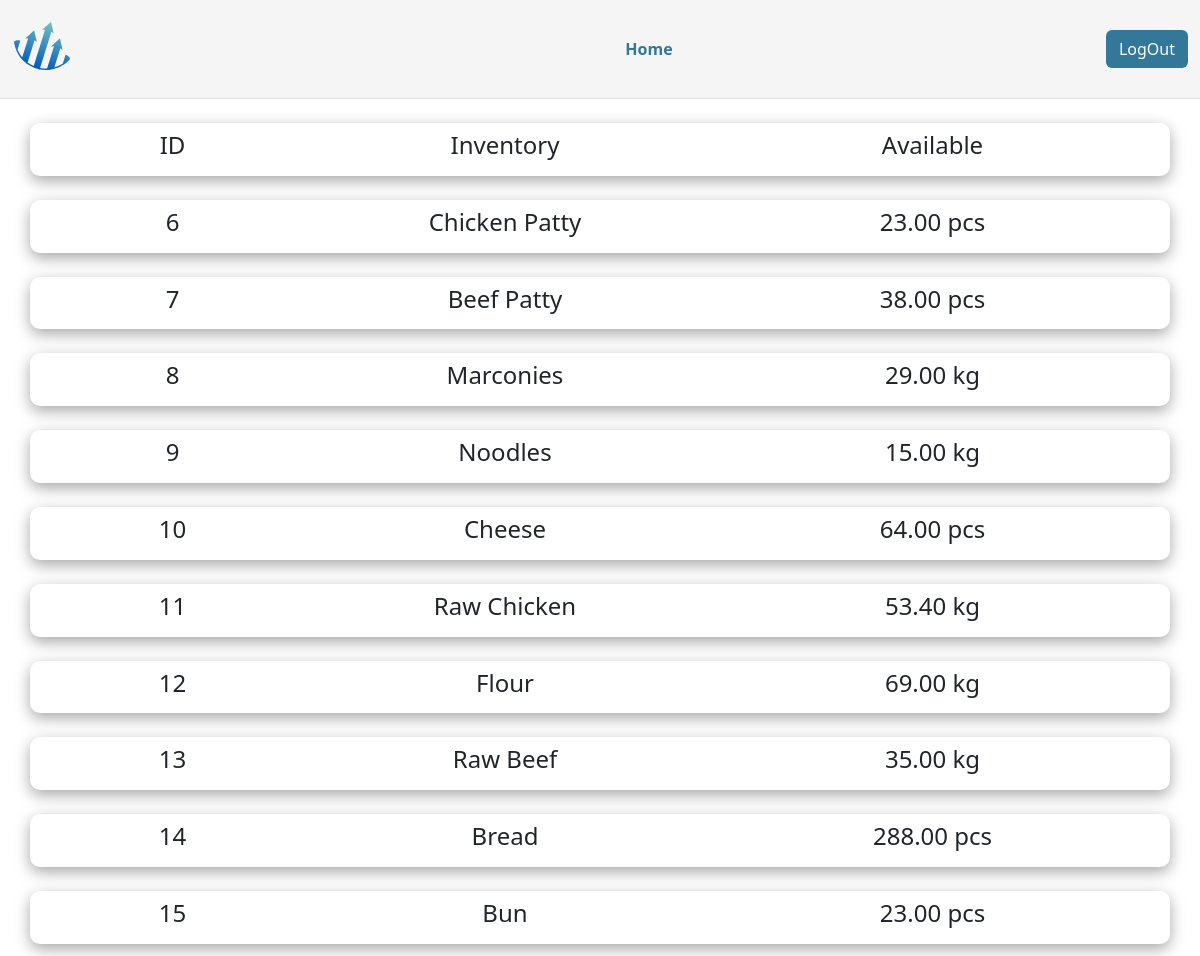
/viewinventory/, run on the app's committed database.
### inventory/models.py (models this page shows, shortened)
class Inventory(models.Model):
    inventory_name = models.CharField(max_length=255, null=True)
    inventory_id = models.AutoField(primary_key=True)
    availability = models.DecimalField(max_digits=10, decimal_places=2)
    unit_choices = models.CharField(max_length=100)

### inventory/views.py (the view)
# urls.py: path('viewinventory/', view_inventory, name='viewinventory'),
def view_inventory(request):
    inventories = Inventory.objects.all()
    return render(request, 'viewinventory.html', {'inventories': inventories})

### inventory/templatetags/custom_tags.py (called while the page is built)
@register.filter(name='has_group')
def has_group(user, group_name):
    try:
        group = Group.objects.get(name=group_name)
    except Group.DoesNotExist:
        return False
    return group in user.groups.all()

### inventory/templates/viewinventory.html (shortened to what this page needs)
{% load static %}
{% load custom_tags %}
<!DOCTYPE html>
<html lang="en">
  <head>
    <link rel="stylesheet" href="{% static 'style.css' %}">
    <link rel="stylesheet" href="{% static 'menu.css' %}">
    <link
      href="https://cdn.jsdelivr.net/npm/bootstrap@5.3.0-alpha2/dist/css/bootstrap.min.css"
      rel="stylesheet"
    />
    <link
      rel="stylesheet"
      href="https://cdn.jsdelivr.net/npm/bootstrap-icons@1.11.1/font/bootstrap-icons.css"
    />
  </head>
  <body>
      <header
      class="container-fluid navbarm d-flex flex-wrap align-items-center justify-content-center justify-content-md-between py-3 mb-4 border-bottom"
    >
      <div class="col-md-3 mb-2 mb-md-0">
        <a
          href="/"
          class="d-inline-flex link-body-emphasis justify-content-center text-decoration-none"
        >
        <img src="{% static 'resto logo wo name.svg' %}" alt=" icon " height="60px" />
        </a>
      </div>
      <ul class="col-7 col-md-auto mb-2 justify-content-center mb-md-0 listb">
        <li>
          <a href="{% url 'home_view'%}" class="nav-link px-3 py-3 rounded-5"
            ><strong>Home</strong></a
          >
        </li>
      </ul>
      <div class="col-md-2 text-end logoutbtn">
        <button type="button" class="btn btn" id="logoutButton">LogOut</button>
      </div>
</header>
    <div class="container" id="ordersContainer">
      <div class="row menu-items my-4 py-2  ">
        <div class="col-lg-3 text-center">
          <h4>ID</h4>
        </div>
        <div class="col-lg-4 text-center">
          <h4>Inventory</h4>
        </div>
        <div class="col-lg-5 text-center">
          <h4>Available</h4>
        </div>
      </div>
      {% for inventory in inventories %}
      <div class="row menu-items my-4 py-2">
        <div class="col-lg-3 text-center">
          <h4>{{ inventory.inventory_id }}</h4>
        </div>
        <div class="col-lg-4 text-center">
          <h4>{{ inventory.inventory_name }}</h4>
        </div>
        <div class="col-lg-5 text-center">
          <h4>{{ inventory.availability }} {{ inventory.unit_choices }}</h4>
        </div>
      </div>
      {% endfor %}
    </div>
</body>
</html>

### inventory/static/style.css (style rules this page uses)
.navbarm { background-color: whitesmoke; color: #379; }
.navbarm ul { padding: 0px; margin: 0px; }
.navbarm li a { color: #379; }
.navbarm li { display: inline-block; }
.logoutbtn button { color: white; background-color: #379; outline-color: #379; }

### inventory/static/menu.css (style rules this page uses)
.menu-items { box-shadow: rgba(0, 0, 0, 0.35) 0px 5px 15px; border-radius: 10px; }

### data on the page
Inventory: inventory_id "6", inventory_name "Chicken Patty", availability "23.00", unit_choices "pcs"
Inventory: inventory_id "7", inventory_name "Beef Patty", availability "38.00", unit_choices "pcs"
Inventory: inventory_id "8", inventory_name "Marconies", availability "29.00", unit_choices "kg"
Inventory: inventory_id "9", inventory_name "Noodles", availability "15.00", unit_choices "kg"
Inventory: inventory_id "10", inventory_name "Cheese", availability "64.00", unit_choices "pcs"
Inventory: inventory_id "11", inventory_name "Raw Chicken", availability "53.40", unit_choices "kg"
Inventory: inventory_id "12", inventory_name "Flour", availability "69.00", unit_choices "kg"
Inventory: inventory_id "13", inventory_name "Raw Beef", availability "35.00", unit_choices "kg"
Inventory: inventory_id "14", inventory_name "Bread", availability "288.00", unit_choices "pcs"
Inventory: inventory_id "15", inventory_name "Bun", availability "23.00", unit_choices "pcs"
